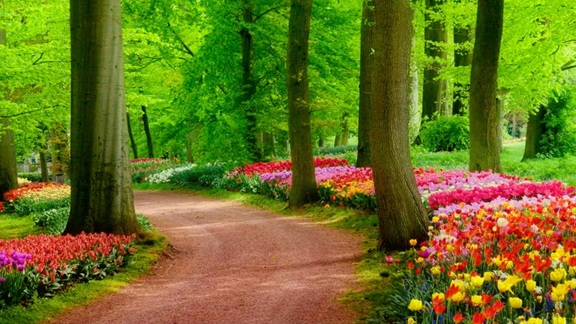
#> input picture img/Nature.jpg, 576 x 324 px, found by its file name
$ python 'image manipulation_4.py'
#> lines starting #> are read from the running program, lines starting #| are printed output that depends on the picture
from PIL import Image
import matplotlib.pyplot as plt

# Load the image
img = Image.open('Nature.jpg')
#> img is the input picture: PIL image 576x324 RGB; mean R, G, B 107.1, 114, 33.2

# Create a figure for all images
fig, axes = plt.subplots(2, 3, figsize=(10, 6))
fig.suptitle('Image Processing with Pillow', fontsize=16, fontweight='bold')

# Display original image
axes[0, 0].imshow(img)
axes[0, 0].set_title('Original Image')
axes[0, 0].axis('off')

# Resize
resized = img.resize((800, 600))
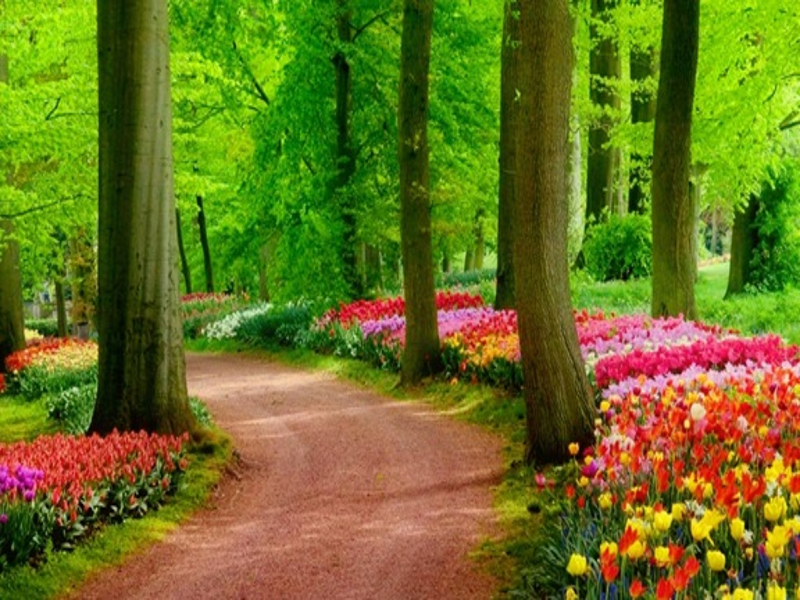
#> resized: PIL image 800x600 RGB; mean R, G, B 107.1, 114, 33.3
axes[0, 1].imshow(resized)
axes[0, 1].set_title('Resized (800×600)')
axes[0, 1].axis('off')

# Rotate 45 degrees
rotated = img.rotate(45, expand=True)
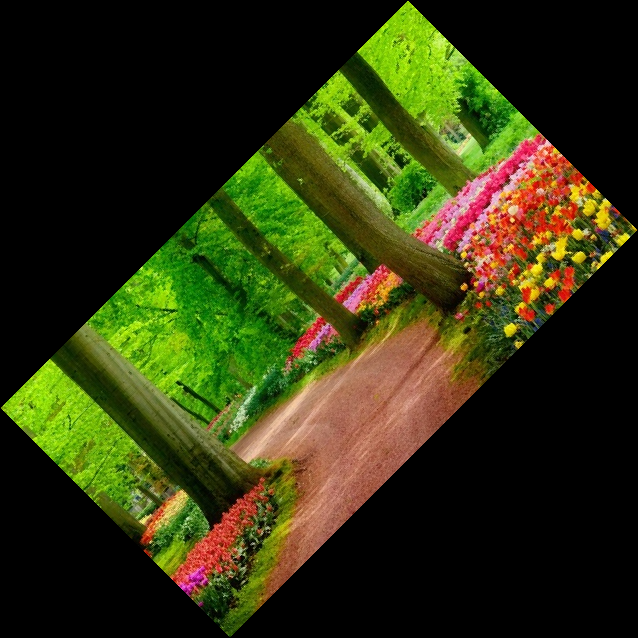
#> rotated: PIL image 638x638 RGB; mean R, G, B 49.2, 52.4, 15.3
axes[0, 2].imshow(rotated)
axes[0, 2].set_title('Rotated 45°')
axes[0, 2].axis('off')

# Horizontal flip (mirror)
mirror = img.transpose(Image.FLIP_LEFT_RIGHT)
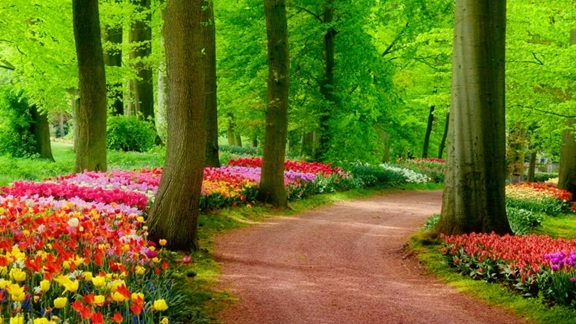
#> mirror: PIL image 576x324 RGB; mean R, G, B 107.1, 114, 33.2
axes[1, 0].imshow(mirror)
axes[1, 0].set_title('Horizontal Flip')
axes[1, 0].axis('off')

# Vertical flip
flip = img.transpose(Image.FLIP_TOP_BOTTOM)
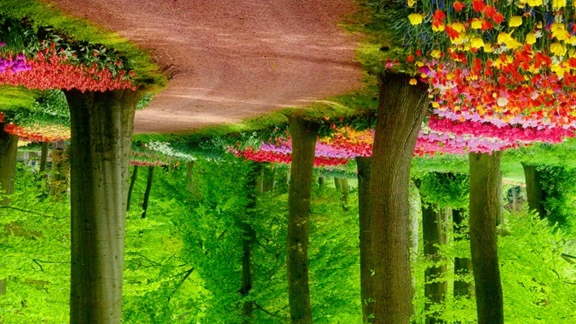
#> flip: PIL image 576x324 RGB; mean R, G, B 107.1, 114, 33.2
axes[1, 1].imshow(flip)
axes[1, 1].set_title('Vertical Flip')
axes[1, 1].axis('off')

# Crop
box = (100, 100, 400, 400)
cropped = img.crop(box)
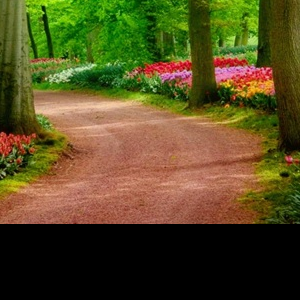
#> cropped: PIL image 300x300 RGB; mean R, G, B 86.5, 76.8, 33.9
axes[1, 2].imshow(cropped)
axes[1, 2].set_title(f'Cropped {box}')
axes[1, 2].axis('off')

# Adjust layout and display
plt.tight_layout()
plt.show()
